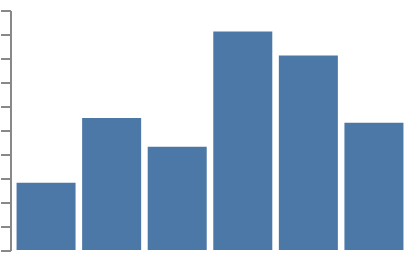

Write a Vega-Lite specification for this figure.
### Vega specification from a JSON file in a GitHub repository (floating-point values rounded to 4 significant figures)
{"width": 200, "height": 120, "padding": 5, "data": [{"name": "t", "values": [{"a": "Alpha", "b": 28, "c": "x", "d": 1}, {"a": "Bravo", "b": 55, "c": "y", "d": 2}, {"a": "Charlie", "b": 43, "c": "x", "d": 3}, {"a": "Delta", "b": 91, "c": "z", "d": 4}, {"a": "Echo", "b": 81, "c": "y", "d": 5}, {"a": "Foxtrot", "b": 53, "c": "z", "d": 6}]}], "scales": [{"name": "x", "type": "band", "domain": {"data": "t", "field": "a"}, "range": "width", "padding": 0.1}, {"name": "y", "type": "linear", "domain": {"data": "t", "field": "b"}, "range": "height", "nice": true}, {"name": "color", "type": "ordinal", "domain": {"data": "t", "field": "c"}, "range": {"scheme": "category10"}}, {"name": "ramp", "type": "linear", "domain": {"data": "t", "field": "d"}, "range": {"scheme": "blues"}}, {"name": "size", "type": "linear", "domain": {"data": "t", "field": "b"}, "range": [10, 200]}, {"name": "shape", "type": "ordinal", "domain": {"data": "t", "field": "c"}, "range": "symbol"}, {"name": "quant", "type": "quantize", "domain": [0, 100], "range": {"scheme": "greens", "count": 4}}], "marks": [{"type": "group", "clip": true, "encode": {"enter": {"width": {"signal": "width"}, "height": {"signal": "height"}}}, "marks": [{"type": "rect", "from": {"data": "t"}, "encode": {"enter": {"x": {"scale": "x", "field": "a"}, "width": {"scale": "x", "band": 1}, "y": {"scale": "y", "field": "b"}, "y2": {"scale": "y", "value": 0}}}}]}], "autosize": {"type": "none", "contains": "content"}, "axes": [{"orient": "left", "scale": "y", "title": "Y"}]}
